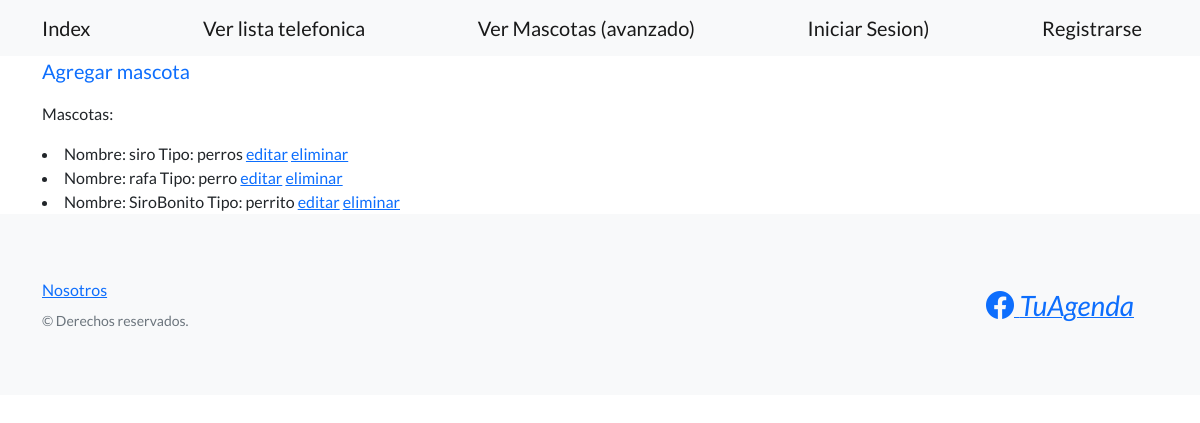
Page /avanzado/mascotas/ on the earlier database version.
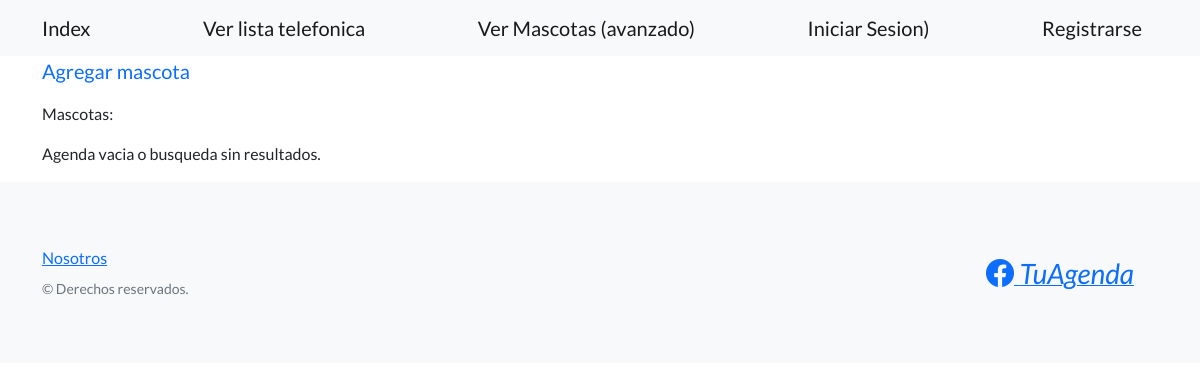
Same page on the later database version.
### avanzado/models.py (models this page shows)
class Mascota(models.Model):
    nombre = models.CharField(max_length = 20)
    tipo = models.CharField(max_length = 20)
    edad = models.IntegerField()
    fecha_nacimiento = models.DateField()
    def __str__(self):
        return f'Nombre: {self.nombre} Tipo: {self.tipo}'

### avanzado/views.py (the view)
# urls.py: path('mascotas/', views.ListaMascotas.as_view(), name = 'ver_mascotas'),
class ListaMascotas(ListView):
    model = Mascota
    template_name = 'avanzado/ver_mascotas_cvb.html'

### avanzado/templates/avanzado/ver_mascotas_cvb.html (shortened to what this page needs)
{% extends 'padres/base.html' %}
{% block mi_contenido %}
<a class="navbar-brand" href={% url 'crear_mascota' %}>Agregar mascota</a>
<p>Mascotas:</p>
{% if  object_list %}
    {% for mascota in object_list %}
        <li> {{mascota}}
            <a href={% url 'editar_mascota' mascota.id %}>editar</a>
            <a href={% url 'eliminar_mascota' mascota.id %}>eliminar</a>
        </li>
    {% endfor %}
{% else %}
    <p>Agenda vacia o busqueda sin resultados.</p>
{% endif %}
{% endblock mi_contenido %}

Differences in the rows shown:
removed Mascota: nombre+tipo "Nombre: siro Tipo: perros"
removed Mascota: nombre+tipo "Nombre: rafa Tipo: perro"
removed Mascota: nombre+tipo "Nombre: SiroBonito Tipo: perrito"
Other differences:
text now shown: "Agenda vacia o busqueda sin resultados."
